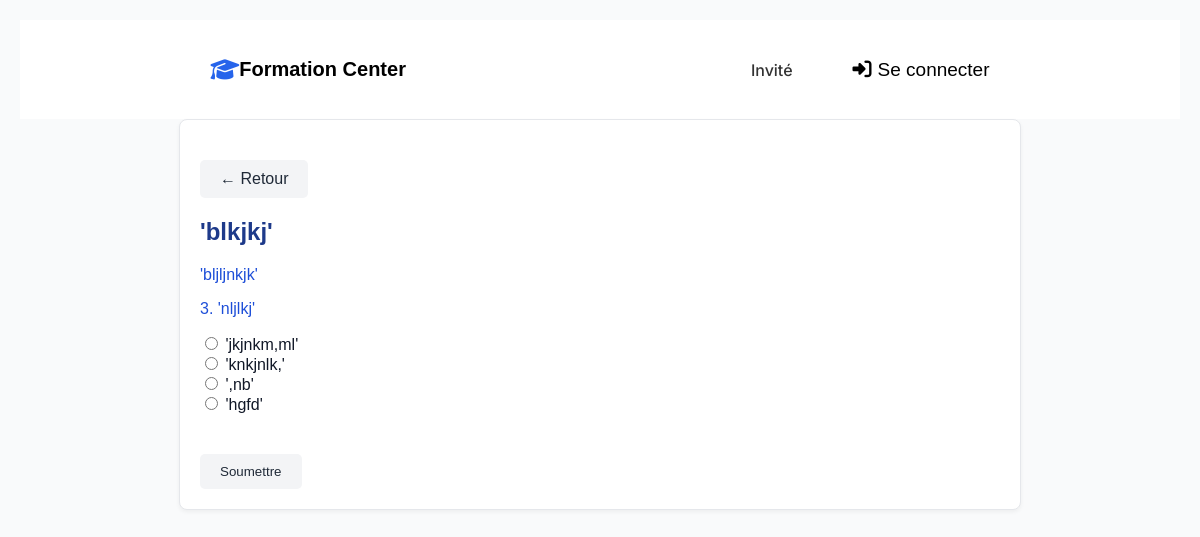
Screenshot of /etudiant/take-quiz.php?id=2 with the database file from the repository.
### tables this page shows
CREATE TABLE `quizzes` (
  `id` int(11) NOT NULL,
  `course_id` int(11) NOT NULL,
  `title` varchar(255) NOT NULL,
  `description` text DEFAULT NULL,
  `created_by` int(11) DEFAULT NULL,
  `created_at` datetime DEFAULT current_timestamp(),
  `budget` decimal(10,2) DEFAULT 0.00
);

CREATE TABLE `options` (
  `id` int(11) NOT NULL,
  `question_id` int(11) NOT NULL,
  `option_text` text NOT NULL,
  `is_correct` tinyint(1) NOT NULL DEFAULT 0
);

CREATE TABLE `questions` (
  `id` int(11) NOT NULL,
  `quiz_id` int(11) NOT NULL,
  `question_text` text NOT NULL
);

### etudiant/take-quiz.php (the view, shortened to what this page needs)
<?php
require_once '../config/database.php';
$quiz_id = isset($_GET['id']) ? (int)$_GET['id'] : 0;
try {
    $stmt = $pdo->prepare("SELECT title, description FROM quizzes WHERE id = ?");
    $stmt->execute([$quiz_id]);
    $quiz = $stmt->fetch(PDO::FETCH_ASSOC);
    $stmt = $pdo->prepare("SELECT q.id AS question_id, q.question_text, o.option_text, o.is_correct
                           FROM questions q
                           LEFT JOIN options o ON q.id = o.question_id
                           WHERE q.quiz_id = ?
                           ORDER BY q.id, o.id");
    $stmt->execute([$quiz_id]);
    $results = $stmt->fetchAll(PDO::FETCH_ASSOC);
    $questions = [];
    foreach ($results as $row) {
        $qid = $row['question_id'];
        if (!isset($questions[$qid])) {
            $questions[$qid] = [
                'question_text' => $row['question_text'],
                'options' => [],
                'correct_answer' => null
            ];
        }
        $questions[$qid]['options'][] = $row['option_text'];
        if ($row['is_correct']) {
            $questions[$qid]['correct_answer'] = $row['option_text'];
        }
    }
} catch (PDOException $e) {
    die("Erreur : " . $e->getMessage());
}
?>
<!DOCTYPE html>
<html lang="fr">
<head>
</head>
<body>
    <?php include '../include/hedear.php'; ?>
    <div class="container">
        <a href="quizzes.php" class="back-button">← Retour</a>
        <h2><?= htmlspecialchars($quiz['title']) ?></h2>
        <p><?= htmlspecialchars($quiz['description']) ?></p>
        <?php if ($questions): ?>
            <form method="POST">
                <?php foreach ($questions as $qid => $q): ?>
                    <div class="question">
                        <p><?= $qid ?>. <?= htmlspecialchars($q['question_text']) ?></p>
                        <?php
                        $user_answer = $_POST['answers'][$qid] ?? '';
                        foreach ($q['options'] as $option):
                            $is_selected = $user_answer === $option;
                            $style = '';
                        ?>
                        <label class="<?= $style ?>">
                            <input type="radio" name="answers[<?= $qid ?>]" value="<?= htmlspecialchars($option) ?>"
                                <?= $is_selected ? 'checked' : '' ?> required>
                            <?= htmlspecialchars($option) ?>
                        </label><br>
                        <?php endforeach; ?>
                    </div>
                <?php endforeach; ?>
                <?php if ($_SERVER['REQUEST_METHOD'] === 'POST'): ?>
                    <a href="quizzes-complet.php" class="finish-button">🎉 Terminer</a>
                <?php else: ?>
                    <input type="submit" value="Soumettre">
                <?php endif; ?>
            </form>
        <?php else: ?>
            <p>Pas de questions disponibles pour ce quiz.</p>
        <?php endif; ?>
    </div>
</body>
</html>

### etudiant/take-quiz.php (style rules this page uses)
body { background-color: #f9fafb; font-family: Arial, sans-serif; color: #111827; margin: 0; padding: 20px; }
.container { max-width: 800px; margin: auto; background: white; border: 1px solid #e5e7eb; border-radius: 8px; padding: 20px; box-shadow: 0 2px 4px rgba(0,0,0,0.05); }
h2 { color: #1e3a8a; }
p { color: #1d4ed8; }
.question { margin-bottom: 20px; }
.back-button, input[type="submit"], .finish-button { display: inline-block; margin-top: 20px; padding: 10px 20px; background-color: #f3f4f6; color: #1f2937; text-decoration: none; border-radius: 5px; border: none; cursor: pointer; }

### rows the page displays
quizzes: title "'blkjkj'", description "'bljljnkjk'"
options: question "3", question.question_text "'nljlkj'", option "'jkjnkm,ml'", option "'knkjnlk,'", option "',nb'", option "'hgfd'"
questions: id "☐ 'jkjnkm,ml'", id "☐ 'knkjnlk,'", id "☐ ',nb'", id "☐ 'hgfd'"

### other values shown
$user_name "Invité"
